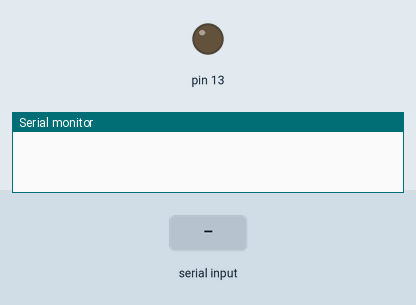
Simulated run of this sketch. Board: Arduino Uno, built with avr-gcc and run on an emulated ATmega328P. On the bench: output pins drawn as LEDs (lit = HIGH), the last lines printed to the serial monitor. The inputs (shaded band) are chosen by the test bench.

Above: at 1.2 s.
1.3 s: "1" received over Serial
At 2.3 s:
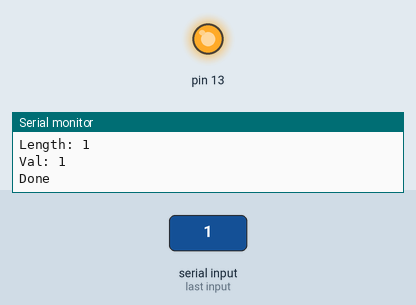
2.8 s: "0" received over Serial
At 3.4 s:
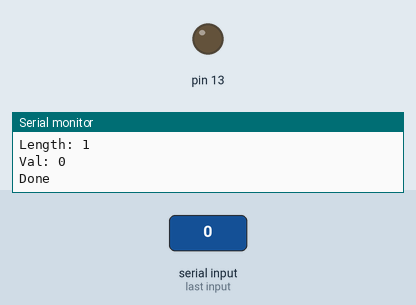
Timing chart, 0 to 5.8 s (numbered marks = the images above; inputs shaded):
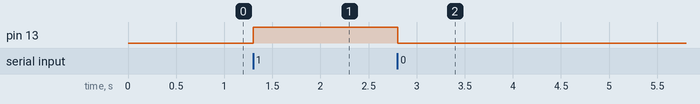

Measured:
- after the input at 1.3 s, pin 13: LOW → HIGH at once
- after the input at 2.8 s, pin 13: HIGH → LOW at once

The sketch:

serial0_OFF_1_ON_Other.ino
```cpp
String val = "";
boolean mark = LOW;

void setup() {
  Serial.begin(115200);
  pinMode(13, OUTPUT);
}

void loop() {
  while (Serial.available()) {
    val += char(Serial.read());
    delay(2);   // Can't be deleted for it needs time to read Serial1
    mark = HIGH;
  }

  if (val.length() == 1) {    //Send command without CR/ LF/ NL
    if (val == "1") {
      digitalWrite(13, HIGH); //turn on the LED on D13
      Serial.println("LED is ON!");

    }
    else if (val == "0") {
      digitalWrite(13, LOW);  //Trun off
      Serial.println("LED is OFF!");
    }
  }

  if (mark == HIGH) {
    Serial.print("Length: ");      Serial.println(val.length());
    Serial.print("Val: ");        Serial.println(val); delay(50);
    Serial.println("Done");       Serial.println();
    Serial.flush();

    val = "";
    mark = LOW;
  }
}
```
